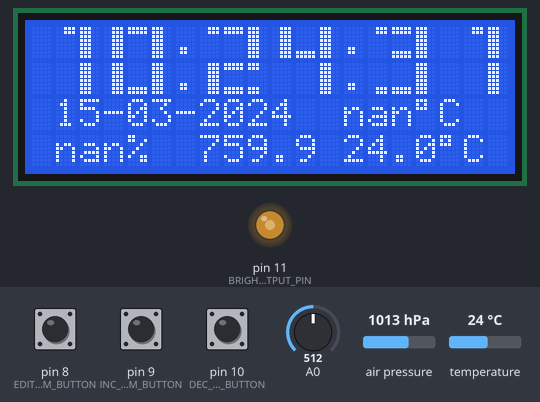
Recording of a program running on a simulated Arduino Nano, built for the host (arithmetic inside an expression is 32-bit, double 64-bit). Parts: 20×4 character LCD, output pins drawn as LEDs (lit = HIGH). Inputs (shaded band) come from the test bench; at power-on: pin 8 (EDIT_NEXT_PARAM_BUTTON) HIGH, pin 9 (INC_PARAM_BUTTON) HIGH, pin 10 (DEC_PARAM_BUTTON) HIGH, A0 = 512, air pressure 1013 hPa, temperature 24 °C. The local clock reads 2024-03-15 10:24:30 at power-on unless the program sets it.

Above: at 1.7 s.
1.8 s: pin 8 (EDIT_NEXT_PARAM_BUTTON) pulled LOW for 0.15 s
At 2.09 s:
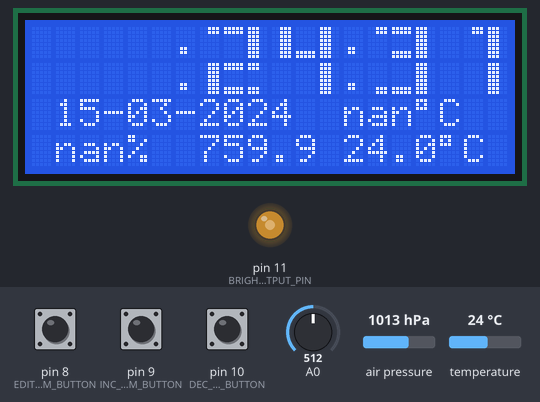
5.0 s: pin 9 (INC_PARAM_BUTTON) pulled LOW for 0.15 s
At 5.64 s:
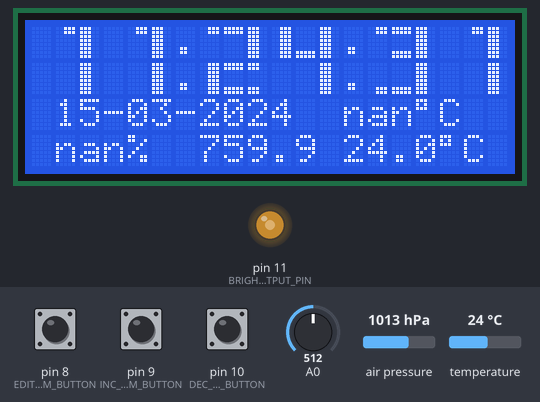
8.0 s: pin 10 (DEC_PARAM_BUTTON) pulled LOW for 3.2 s
At 8.39 s:
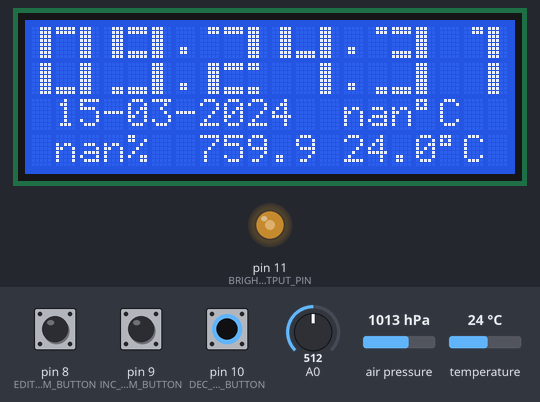
12.7 s: pin 10 (DEC_PARAM_BUTTON) pulled LOW for 0.15 s
At 13.35 s:
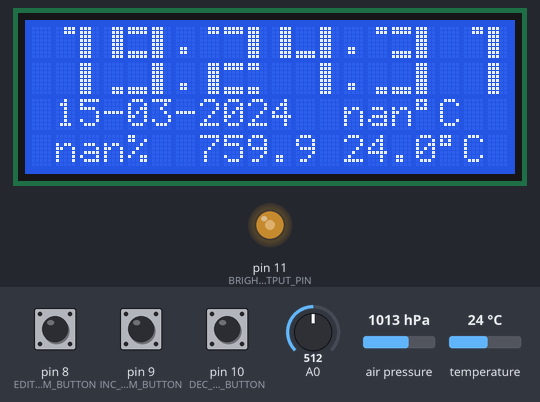
15.7 s: pin 8 (EDIT_NEXT_PARAM_BUTTON) pulled LOW for 1 s
At 16.84 s:
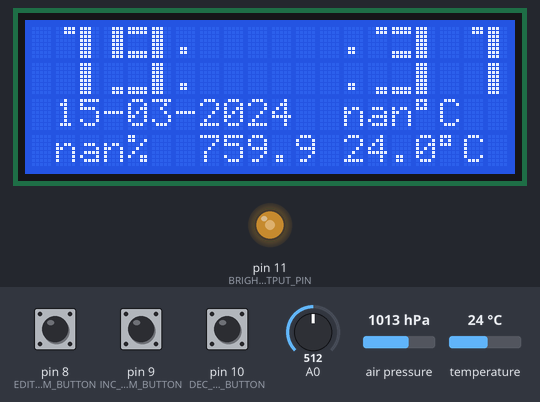
19.8 s: pin 9 (INC_PARAM_BUTTON) pulled LOW for 3.2 s
At 19.94 s:
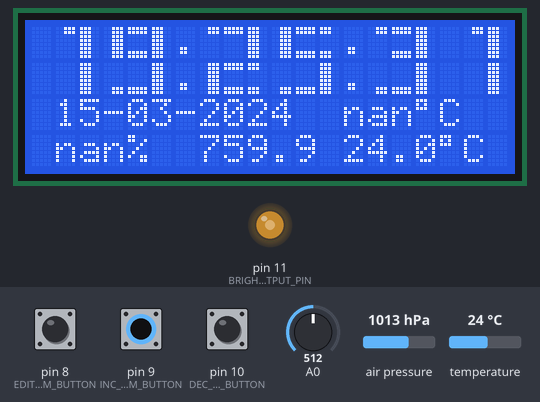
Timing chart, 0 to 22.8 s (numbered marks = the images above; inputs shaded):
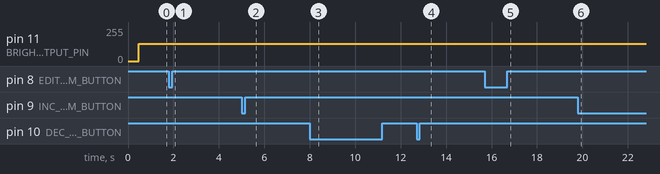

The program:

main.cpp
```cpp
#include <Arduino.h>
#include <LiquidCrystal_I2C.h>
#include <Wire.h>
#include <SPI.h>
#include <DS3231.h>
#include <Thinary_AHT10.h>
#include <OneWire.h>
#include <DallasTemperature.h>
#include <EEPROM.h>

#include <BMP085.h>

#include "header.h"

float get_pressure();
float get_outside_temp();

LiquidCrystal_I2C lcd(LCD_ADDR, LCD_COLS, LCD_ROWS);

DS3231 real_time_clock;
AHT10Class AHT10;

OneWire oneWire(A1);// вход датчика 18b20
DallasTemperature dallas_temperature(&oneWire);

BMP085 dps = BMP085();

unsigned long last_sensor_query_time;

Clock clock_view(0, 0, true);
Calendar calendar_view(1, 2);

FloatValue humidity(1, 3, 0.0, 99.9, [] { return AHT10.GetHumidity(); }, "%");
FloatValue pressure(7, 3, 0.0, 999.9, get_pressure);
FloatValue temp_inside(13, 2, -99.9, 99.9, [] { return AHT10.GetTemperature(); }, "\337C");
FloatValue temp_outside(13, 3, -99.9, 99.9, get_outside_temp, "\337C");

void setup() {
  pinMode(EDIT_NEXT_PARAM_BUTTON, INPUT_PULLUP);
  pinMode(INC_PARAM_BUTTON, INPUT_PULLUP);
  pinMode(DEC_PARAM_BUTTON, INPUT_PULLUP);

  pinMode(BRIGHTNESS_OUTPUT_PIN, OUTPUT); // яркость

  lcd.init();
  lcd.backlight();// Включаем подсветку дисплея
  create_big_font_characters(&lcd);

  Wire.begin(); // Join i2c bus

  AHT10.begin();

  real_time_clock.begin();
  dps.init();
  dallas_temperature.begin();
  dallas_temperature.setResolution(10);

  clock_view.display_template(&lcd);
  calendar_view.display_template(&lcd);

  update_date_time_view();
  update_sensor_data_view();
}

void loop() {

  set_auto_brightness();

  // ОПРОС ДАТЧИКОВ КАЖДЫЕ 5 СЕК
  if(millis() - last_sensor_query_time > SENSOR_QUERY_DELAY_MSEC) {
    update_sensor_data_view();
    last_sensor_query_time = millis();
  }

  if(button_pressed(EDIT_NEXT_PARAM_BUTTON)) {
      edit_parameters();
      save_clock_data();
      delay(200);
    }

    update_date_time_view();

    delay(50);
}

void update_sensor_data_view() {
  humidity.update_value();
  temp_inside.update_value();
  pressure.update_value();
  temp_outside.update_value();

  humidity.print(&lcd);
  pressure.print(&lcd);
  temp_inside.print(&lcd);
  temp_outside.print(&lcd);
}

void update_date_time_view() {
    RTCDateTime current_date_time = real_time_clock.getDateTime();
    calendar_view.update(&current_date_time);
    clock_view.update(&current_date_time);

    clock_view.display(&lcd);
    calendar_view.display(&lcd);
}
 //автоматичекая яркость дисплея
void set_auto_brightness() {
    int brightness = (1024 - analogRead(0)) / 4;
    analogWrite(BRIGHTNESS_OUTPUT_PIN, brightness);
}

void delay_with_break_by_button() {
  byte j = 0;
  while(j < 10 && !button_pressed(EDIT_NEXT_PARAM_BUTTON) && !button_pressed(INC_PARAM_BUTTON) && !button_pressed(DEC_PARAM_BUTTON)) {
    j++;
    delay(25);
  }
}

void edit_parameters() {
  edit_parameter(clock_view.getPart(ClockParts::Hour));
  edit_parameter(clock_view.getPart(ClockParts::Minute));
  edit_parameter(calendar_view.getPart(CalendarParts::Date));
  edit_parameter(calendar_view.getPart(CalendarParts::Month));
  edit_parameter(calendar_view.getPart(CalendarParts::Year));
}

void edit_parameter(ClockValue* parameter) {

  while(button_pressed(EDIT_NEXT_PARAM_BUTTON)); // Wait until edit button released

  while(true) {

    while(button_pressed(INC_PARAM_BUTTON)) {
      parameter->inc();
      parameter->print(&lcd);
      delay(200);
    }
    while(button_pressed(DEC_PARAM_BUTTON)) {
      parameter->dec();
      parameter->print(&lcd);
      delay(200);
    }
    parameter->print_blank(&lcd);
    delay_with_break_by_button();
    parameter->print(&lcd);
    delay_with_break_by_button();

    if(button_pressed(EDIT_NEXT_PARAM_BUTTON)) {
      return;
    }
  }
}

void save_clock_data() {
  RTCDateTime current;
  calendar_view.fill(&current);
  clock_view.fill(&current);
  real_time_clock.setDateTime(current.year, current.month, current.day, current.hour, current.minute, 0);
}

float get_pressure() {
  int32_t pascal_pressure = 0;
  dps.getPressure(&pascal_pressure);
  return pascal_to_mmhg(pascal_pressure);
}

float get_outside_temp() {
  dallas_temperature.requestTemperatures();
  return dallas_temperature.getTempCByIndex(0);
}
```

Calendar.h
```cpp
#include <Arduino.h>
#include <Wire.h>
#include <DS3231.h>
#include <LiquidCrystal_I2C.h>

#ifndef calendar_h
#define calendar_h

class ClockValue;

enum CalendarParts { Date, Month, Year };

class Calendar {

    public:
        Calendar(byte col, byte row);

        void display_template(LiquidCrystal_I2C* lcd) const;
        void display(LiquidCrystal_I2C* lcd) const;
        void update(RTCDateTime* date_time);
        void fill(RTCDateTime* date_time);
        ClockValue* getPart(CalendarParts part) const;

        ~Calendar();

    private:
        byte _col, _row;
        ClockValue *_date, *_month, *_year;
};

#endif
```

Clock.h
```cpp
#include <Arduino.h>
#include <Wire.h>
#include <DS3231.h>
#include <LiquidCrystal_I2C.h>

#ifndef clock_h
#define clock_h

class ClockValue;

enum ClockParts { Hour, Minute, Second };

class Clock {

    public:
        Clock(byte col, byte row, bool big_font = false);

        void display_template(LiquidCrystal_I2C* lcd) const;
        void display(LiquidCrystal_I2C* lcd) const;
        void update(RTCDateTime* date_time);
        void fill(RTCDateTime* date_time);
        ClockValue* getPart(ClockParts part) const;

        ~Clock();

    private:
        byte _col, _row;
        bool _big_font;
        ClockValue *_hour, *_minute, *_second;
};

#endif
```

ClockValue.h
```cpp
#include <Arduino.h>
#include <LiquidCrystal_I2C.h>

#include "Calendar.h"
#include "Clock.h"

#ifndef clockvalue_h
#define clockvalue_h

#define BIG_FONT_HEIGHT 2
#define BIG_FONT_WIDTH 3

class ClockValue {
  public:

  ClockValue(byte max_value, byte col, byte row, bool big_font = false);

    void inc();
    void dec();

    void print(LiquidCrystal_I2C* lcd) const;
    void print_blank(LiquidCrystal_I2C* lcd) const;

private:
    byte _max_value;
    byte _col, _row;
    byte _value;
    bool _big_font;

    void display_big_digit(byte value, byte col, byte row, LiquidCrystal_I2C* lcd) const;

    friend void Clock::update(RTCDateTime* date_time);
    friend void Clock::fill(RTCDateTime* date_time);
    friend void Calendar::update(RTCDateTime* date_time);
    friend void Calendar::fill(RTCDateTime* date_time);
};

#endif
```

FloatValue.h
```cpp
#include <Arduino.h>
#include <LiquidCrystal_I2C.h>

#ifndef floatvalue_h
#define floatvalue_h


class FloatValue {
  public:

    FloatValue(byte col, byte row, float min, float max, float (*func)(), const char* postfix = NULL);
    void print(LiquidCrystal_I2C* lcd) const;
    void update_value();

private:
    byte _col, _row;
    float _min, _max;
    byte _max_len;
    float _value;
    float (*_func)();
    const char *_postfix = NULL;
    void clear_view(LiquidCrystal_I2C* lcd) const;
};

#endif
```

header.h
```cpp
#include <Arduino.h>
#include <Wire.h>
#include <LiquidCrystal_I2C.h>

#include "ClockValue.h"
#include "Clock.h"
#include "Calendar.h"
#include "FloatValue.h"

#ifndef meteo_embedded_h
#define meteo_embedded_h

void update_date_time_view();
void save_clock_data();
void edit_parameters();
void delay_with_break_by_button();
void edit_parameter(ClockValue* parameter);
void set_auto_brightness();
void update_sensor_data_view();

void create_big_font_characters(LiquidCrystal_I2C* display);

inline bool button_pressed(uint8_t button_pin) {
  return !digitalRead(button_pin);
}

// перевод паскалей в мм ртутного столба
inline float pascal_to_mmhg(float p) {
  return p / 133.3;
}

#define LCD_ADDR 0x27
#define LCD_COLS 20
#define LCD_ROWS 4

#define CLOCK_ADDR 0x68

#define EDIT_NEXT_PARAM_BUTTON 8 // button1 is connected to pin 8
#define INC_PARAM_BUTTON 9 // button2 is connected to pin 9
#define DEC_PARAM_BUTTON 10

#define BRIGHTNESS_OUTPUT_PIN 11

#define SENSOR_QUERY_DELAY_MSEC 5000 // время смены показаний датчиков

#endif
```

Calendar.cpp
```cpp
#include <Arduino.h>
#include <Wire.h>
#include <LiquidCrystal_I2C.h>
#include <DS3231.h>
#include "ClockValue.h"
#include "Calendar.h"

Calendar::Calendar(byte col, byte row) {
    _col = col;
    _row = row;
    _date = new ClockValue(31, col, row);
    _month = new ClockValue(12, col + 3, row);
    _year = new ClockValue(99, col + 8, row);
}

void Calendar::display_template(LiquidCrystal_I2C* lcd) const {
    lcd->setCursor(_col + 2, _row);
    lcd->print("-  -20");
}

void Calendar::display(LiquidCrystal_I2C* lcd) const {
    _date->print(lcd);
    _month->print(lcd);
    _year->print(lcd);
}

void Calendar::update(RTCDateTime* date_time) {
    _year->_value = date_time->year % 100;
    _month->_value = date_time->month;
    _date->_value = date_time->day;
}

void Calendar::fill(RTCDateTime* date_time) {
    date_time->year = _year->_value + 2000;
    date_time->month = _month->_value;
    date_time->day = _date->_value;
}

ClockValue* Calendar::getPart(CalendarParts part) const {
    switch (part)
    {
        case CalendarParts::Date:
            return _date;
        case CalendarParts::Month:
            return _month;
        case CalendarParts::Year:
            return _year;
        default:
            return NULL;
    }
}

Calendar::~Calendar() {
    delete _date;
    delete _month;
    delete _year;
}
```

Clock.cpp
```cpp
#include <Arduino.h>
#include <Wire.h>
#include <LiquidCrystal_I2C.h>
#include <DS3231.h>
#include "ClockValue.h"
#include "Clock.h"

Clock::Clock(byte col, byte row, bool big_font) {
    _big_font = big_font;
    _col = col;
    _row = row;
    _hour = new ClockValue(23, col, row, big_font);
    _minute = new ClockValue(59, col + (big_font ? BIG_FONT_WIDTH : 1) * 2 + 1, row, big_font);
    _second = new ClockValue(59, col + (big_font ? BIG_FONT_WIDTH : 1) * 4 + 2, row, big_font);
}

void Clock::display_template(LiquidCrystal_I2C* lcd) const {
    if (_big_font) {
        lcd->setCursor(_col + BIG_FONT_WIDTH * 2, _row);
        lcd->print(".");
        lcd->setCursor(_col + BIG_FONT_WIDTH * 4 + 1, _row);
        lcd->print(".");
        lcd->setCursor(_col + BIG_FONT_WIDTH * 2, _row + 1);
        lcd->print(".");
        lcd->setCursor(_col + BIG_FONT_WIDTH * 4 + 1, _row + 1);
        lcd->print(".");

    } else {
        lcd->setCursor(_col + 2, _row);
        lcd->print(":");
        lcd->setCursor(_col + 5, _row);
        lcd->print(":");
    }
}

void Clock::display(LiquidCrystal_I2C* lcd) const {
    _hour->print(lcd);
    _minute->print(lcd);
    _second->print(lcd);
}

void Clock::update(RTCDateTime* date_time) {
    _hour->_value = date_time->hour;
    _minute->_value = date_time->minute;
    _second->_value = date_time->second;
}

void Clock::fill(RTCDateTime* date_time) {
    date_time->hour = _hour->_value;
    date_time->minute = _minute->_value;
    date_time->second = _second->_value;
}

ClockValue* Clock::getPart(ClockParts part) const {
    switch (part)
    {
        case ClockParts::Hour:
            return _hour;
        case ClockParts::Minute:
            return _minute;
        case ClockParts::Second:
            return _second;
        default:
            return NULL;
    }
}

Clock::~Clock() {
    delete _hour;
    delete _minute;
    delete _second;
}
```

ClockValue.cpp
```cpp
#include <Arduino.h>
#include <Wire.h>
#include <LiquidCrystal_I2C.h>
#include "ClockValue.h"

  ClockValue::ClockValue(byte max_value, byte col, byte row, bool big_font) {
    _max_value = max_value;
    _col = col;
    _row = row;
    _big_font = big_font;
  }

    void ClockValue::inc() {
        _value = (_value == _max_value) ? 0 : _value + 1;
    }

    void ClockValue::dec() {
        _value = !_value ? _max_value : _value - 1;
    }

     void ClockValue::print(LiquidCrystal_I2C* lcd) const {

        if(!_big_font) {
            lcd->setCursor(_col, _row);
            lcd->print(_value / 10);
            lcd->print(_value % 10);
        }else {
            display_big_digit(_value / 10, _col, _row, lcd);
            display_big_digit(_value % 10, _col + BIG_FONT_WIDTH, _row, lcd);
        }
    }

    void ClockValue::print_blank(LiquidCrystal_I2C* lcd) const {
        lcd->setCursor(_col, _row);
        lcd->print("  ");

        if(_big_font) {
            lcd->print("    ");
            lcd->setCursor(_col, _row + 1);
            lcd->print("      ");
        }
    }

    void ClockValue::display_big_digit(byte value, byte col, byte row, LiquidCrystal_I2C* lcd) const {
        byte d1,d2,d3,d4,d5,d6;

        switch(value){
            case 0: d1=1,d2=8,d3=6,
                    d4=1,d5=3,d6=6;
                    break;
            case 1: d1=32,d2=2,d3=6,
                    d4=32,d5=32,d6=6;
                    break;
            case 2: d1=2,d2=8,d3=6,
                    d4=1,d5=4,d6=5;
                    break;
            case 3: d1=2,d2=4,d3=6,
                    d4=7,d5=3,d6=6;
                    break;
            case 4: d1=1,d2=3,d3=6,
                    d4=32,d5=32,d6=6;
                    break;
            case 5: d1=1,d2=4,d3=5,
                    d4=7,d5=3,d6=6;
                    break;
            case 6: d1=1,d2=4,d3=5,
                    d4=1,d5=3,d6=6;
                    break;
            case 7: d1=1,d2=8,d3=6,
                    d4=32,d5=32,d6=6;
                    break;
            case 8: d1=1,d2=4,d3=6,
                    d4=1,d5=3,d6=6;
                    break;
            case 9: d1=1,d2=4,d3=6,
                    d4=7,d5=3,d6=6;
                    break;
        }

        lcd->setCursor(col, row);
        lcd->write((uint8_t)d1);
        lcd->setCursor(col + 1, row);
        lcd->write((uint8_t)d2);
        lcd->setCursor(col + 2, row);
        lcd->write((uint8_t)d3);

        lcd->setCursor(col, row + 1);
        lcd->write((uint8_t)d4);
        lcd->setCursor(col + 1, row + 1);
        lcd->write((uint8_t)d5);
        lcd->setCursor(col + 2, row + 1);
        lcd->write((uint8_t)d6);
    }
```

FloatValue.cpp
```cpp
#include <Arduino.h>
#include <Wire.h>
#include <LiquidCrystal_I2C.h>
#include "FloatValue.h"

FloatValue::FloatValue(byte col, byte row, float min, float max, float (*func)(), const char* postfix) {
    _col = col;
    _row = row;
    _min = min;
    _max = max;
    _func = func;
    _postfix = postfix;

    _max_len = (min < 0) ? 3 : 2;

    int x = int(max(abs(_min), abs(_max)));

    do
    {
        x /= 10;
        _max_len += 1;
    } while (x);
    if(_postfix) {
        _max_len += strlen(_postfix);
    }

}

void FloatValue::print(LiquidCrystal_I2C* lcd) const {
    clear_view(lcd);

    lcd->setCursor(_col, _row);
    if((_value < _min) || (_value > _max)) {
        lcd->print("ERR!");
    } else {
        lcd->print(_value, 1);
        if(_postfix) {
            lcd->print(_postfix);
        }
    }
}

void FloatValue::update_value() {
    _value = _func();
}

void FloatValue::clear_view(LiquidCrystal_I2C* lcd) const {
    lcd->setCursor(_col, _row);
    for(int i = 0; i < _max_len; i += 1) lcd->print(' ');
}
```

helpers.cpp
```cpp
#include <Arduino.h>
#include <LiquidCrystal_I2C.h>
#include "header.h"

void create_big_font_characters(LiquidCrystal_I2C* display) {
  byte v1[8] = {
    0b00111,
    0b00111,
    0b00111,
    0b00111,
    0b00111,
    0b00111,
    0b00111,
    0b00111
  };
  byte v2[8] = {
    0b00111,
    0b00111,
    0b00000,
    0b00000,
    0b00000,
    0b00000,
    0b00000,
    0b00000
  };
  byte v3[8] = {
    0b00000,
    0b00000,
    0b00000,
    0b00000,
    0b00000,
    0b00000,
    0b11111,
    0b11111
  };
  byte v4[8] = {
    0b11111,
    0b11111,
    0b00000,
    0b00000,
    0b00000,
    0b00000,
    0b11111,
    0b11111
  };
  byte v5[8] = {
    0b11100,
    0b11100,
    0b00000,
    0b00000,
    0b00000,
    0b00000,
    0b11100,
    0b11100
  };
  byte v6[8] = {
    0b11100,
    0b11100,
    0b11100,
    0b11100,
    0b11100,
    0b11100,
    0b11100,
    0b11100
  };
  byte v7[8] = {
    0b00000,
    0b00000,
    0b00000,
    0b00000,
    0b00000,
    0b00000,
    0b00111,
    0b00111
  };
  byte v8[8] = {
    0b11111,
    0b11111,
    0b00000,
    0b00000,
    0b00000,
    0b00000,
    0b00000,
    0b00000
  };

  display->createChar(1, v1);
  display->createChar(2, v2);
  display->createChar(3, v3);
  display->createChar(4, v4);
  display->createChar(5, v5);
  display->createChar(6, v6);
  display->createChar(7, v7);
  display->createChar(8, v8);
}
```

Measured:
- after the input at 1.8 s, the display: changes after 0.16 s (image 1)
- after the input at 5.0 s, the display: changes at once (image 2)
- after the input at 8.0 s, the display: first changes after 0.06 s (image 3 shows a later state)
- after the input at 12.7 s, the display: changes at once (image 4)
- after the input at 19.8 s, the display: changes at once (image 6)
